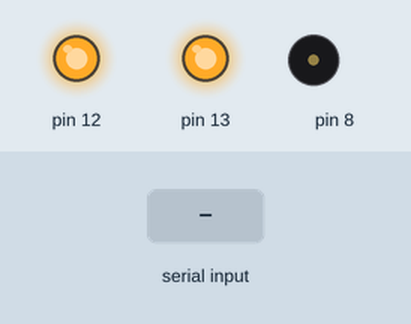
This sketch was run on a simulated Arduino Uno, built with avr-gcc and run on an emulated ATmega328P. Parts: output pins drawn as LEDs (lit = HIGH), buzzer (waves = sounding). The inputs (shaded band) are chosen by the test bench. What the sketch prints to the serial monitor is not drawn.

Above: at 1.2 s.
1.3 s: "R" received over Serial
At 8.7 s:
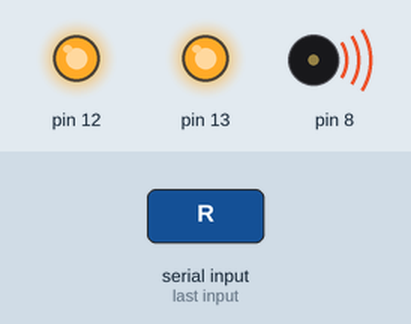
Timing chart, 0 to 10.3 s (numbered marks = the images above; inputs shaded):
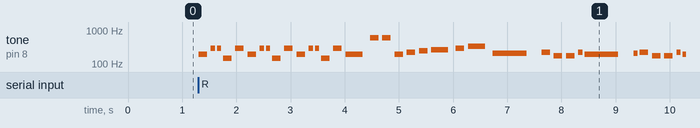

Measured:
- after the input at 1.3 s, tone on pin 8: plays 196 Hz for 0.16 s, 294 Hz for 0.08 s, 294 Hz for 0.08 s, 147 Hz for 0.16 s, 294 Hz for 0.16 s, 196 Hz for 0.16 s … (36 notes in this stretch), starting at once

The sketch:

LOCOMOTIVEMUSIC.ino
```cpp
#define NOTE_C3  131
#define NOTE_CS3 139
#define NOTE_D3  147
#define NOTE_DS3 156
#define NOTE_E3  165
#define NOTE_F3  175
#define NOTE_FS3 185
#define NOTE_G3  196
#define NOTE_GS3 208
#define NOTE_A3  220
#define NOTE_AS3 233
#define NOTE_B3  247
#define NOTE_C4  262
#define NOTE_CS4 277
#define NOTE_D4  294
#define NOTE_DS4 311
#define NOTE_E4  330
#define NOTE_D5  587

int const TEMPO = 5000;
int thisNote = 0;

int melody[] = {
  NOTE_G3, NOTE_D4, NOTE_D4, NOTE_D3, NOTE_D4, NOTE_G3, NOTE_D4, NOTE_D4, NOTE_D3, NOTE_D4, NOTE_G3, NOTE_D4, NOTE_D4, NOTE_D3, NOTE_D4, NOTE_G3, NOTE_D5, NOTE_D5,/*PART0*/NOTE_G3, NOTE_A3, NOTE_B3, NOTE_C4, NOTE_D4, NOTE_E4, NOTE_GS3,/*PART1*/ NOTE_A3, NOTE_F3, NOTE_F3, NOTE_A3, NOTE_G3, NOTE_GS3, NOTE_A3, NOTE_F3, NOTE_F3, NOTE_A3, NOTE_G3, /*PART2*/ NOTE_G3, NOTE_G3, NOTE_FS3, NOTE_G3, NOTE_FS3, NOTE_G3, NOTE_G3, NOTE_G3, NOTE_G3, NOTE_FS3, NOTE_G3, NOTE_FS3, NOTE_GS3, NOTE_GS3, /*PART3*/ NOTE_DS3, NOTE_F3, NOTE_FS3, NOTE_G3, NOTE_AS3, NOTE_F3, NOTE_G3,
  NOTE_G3, NOTE_D4, NOTE_D4, NOTE_D3, NOTE_D4, NOTE_G3, NOTE_D4, NOTE_D4, NOTE_D3, NOTE_D4, NOTE_G3, NOTE_D4, NOTE_D4, NOTE_D3, NOTE_D4, NOTE_G3, NOTE_D5, NOTE_D5,/*PART0*/NOTE_G3, NOTE_A3, NOTE_B3, NOTE_C4, NOTE_D4, NOTE_E4, NOTE_GS3,/*PART1*/ NOTE_A3, NOTE_F3, NOTE_F3, NOTE_A3, NOTE_G3, NOTE_GS3, NOTE_A3, NOTE_F3, NOTE_F3, NOTE_A3, NOTE_G3, /*PART2*/ NOTE_G3, NOTE_G3, NOTE_FS3, NOTE_G3, NOTE_FS3, NOTE_G3, NOTE_G3, NOTE_G3, NOTE_G3, NOTE_FS3, NOTE_G3, NOTE_FS3, NOTE_GS3, NOTE_GS3, /*PART3*/ NOTE_DS3, NOTE_F3, NOTE_FS3, NOTE_G3, NOTE_AS3, NOTE_F3, NOTE_G3,
  NOTE_G3, NOTE_D4, NOTE_D4, NOTE_D3, NOTE_D4, NOTE_G3, NOTE_D4, NOTE_D4, NOTE_D3, NOTE_D4, NOTE_G3, NOTE_D4, NOTE_D4, NOTE_D3, NOTE_D4, NOTE_G3, NOTE_D5, NOTE_D5,/*PART0*/NOTE_G3, NOTE_A3, NOTE_B3, NOTE_C4, NOTE_D4, NOTE_E4, NOTE_GS3,/*PART1*/ NOTE_A3, NOTE_F3, NOTE_F3, NOTE_A3, NOTE_G3, NOTE_GS3, NOTE_A3, NOTE_F3, NOTE_F3, NOTE_A3, NOTE_G3, /*PART2*/ NOTE_G3, NOTE_G3, NOTE_FS3, NOTE_G3, NOTE_FS3, NOTE_G3, NOTE_G3, NOTE_G3, NOTE_G3, NOTE_FS3, NOTE_G3, NOTE_FS3, NOTE_GS3, NOTE_GS3, /*PART3*/ NOTE_DS3, NOTE_F3, NOTE_FS3, NOTE_G3, NOTE_AS3, NOTE_F3, NOTE_G3,
  NOTE_G3, NOTE_D4, NOTE_D4, NOTE_D3, NOTE_D4, NOTE_G3, NOTE_D4, NOTE_D4, NOTE_D3, NOTE_D4, NOTE_G3, NOTE_D4, NOTE_D4, NOTE_D3, NOTE_D4, NOTE_G3, NOTE_D5, NOTE_D5,/*PART0*/NOTE_G3, NOTE_A3, NOTE_B3, NOTE_C4, NOTE_D4, NOTE_E4, NOTE_GS3,/*PART1*/ NOTE_A3, NOTE_F3, NOTE_F3, NOTE_A3, NOTE_G3, NOTE_GS3, NOTE_A3, NOTE_F3, NOTE_F3, NOTE_A3, NOTE_G3, /*PART2*/ NOTE_G3, NOTE_G3, NOTE_FS3, NOTE_G3, NOTE_FS3, NOTE_G3, NOTE_G3, NOTE_G3, NOTE_G3, NOTE_FS3, NOTE_G3, NOTE_FS3, NOTE_GS3, NOTE_GS3, /*PART3*/ NOTE_DS3, NOTE_F3, NOTE_FS3, NOTE_G3, NOTE_AS3, NOTE_F3, NOTE_G3, NOTE_GS3
};

int noteDurations[] = {
 32, 64, 64, 32, 32, 32, 64, 64, 32, 32, 32, 64, 64, 32, 32, 16, 32, 32, /*PART0*/32, 32, 32, 16, 32, 16, 8, /*PART1*/ 32, 32, 32, 64, 8, 64, 32, 32, 32, 64, 16, /*PART2*/ 96, 32, 96, 32, 64, 16, 8, 96, 32, 96, 32, 64, 16, 12,/*PART*/ 32, 32, 32, 16, 16, 16, 16,
 32, 64, 64, 32, 32, 32, 64, 64, 32, 32, 32, 64, 64, 32, 32, 16, 32, 32, /*PART0*/32, 32, 32, 16, 32, 16, 8, /*PART1*/ 32, 32, 32, 64, 8, 64, 32, 32, 32, 64, 16, /*PART2*/ 96, 32, 96, 32, 64, 16, 8, 96, 32, 96, 32, 64, 16, 12,/*PART*/ 32, 32, 32, 16, 16, 16, 16,
 32, 64, 64, 32, 32, 32, 64, 64, 32, 32, 32, 64, 64, 32, 32, 16, 32, 32, /*PART0*/32, 32, 32, 16, 32, 16, 8, /*PART1*/ 32, 32, 32, 64, 8, 64, 32, 32, 32, 64, 16, /*PART2*/ 96, 32, 96, 32, 64, 16, 8, 96, 32, 96, 32, 64, 16, 12,/*PART*/ 32, 32, 32, 16, 16, 16, 16,
 32, 64, 64, 32, 32, 32, 64, 64, 32, 32, 32, 64, 64, 32, 32, 16, 32, 32, /*PART0*/32, 32, 32, 16, 32, 16, 8, /*PART1*/ 32, 32, 32, 64, 8, 64, 32, 32, 32, 64, 16, /*PART2*/ 96, 32, 96, 32, 64, 16, 8, 96, 32, 96, 32, 64, 16, 12,/*PART*/ 32, 32, 32, 16, 16, 16, 16, 8
};

//melody = 266 notes

void setup() {

  Serial.begin(9600);
  Serial.setTimeout(5);
  Serial.print(sizeof(melody));

  pinMode(13, OUTPUT);
  pinMode(12, OUTPUT);
  digitalWrite(13, HIGH);
  digitalWrite(12, HIGH);

  //playSong();
}
void(* resetFunc) (void) = 0;//declare reset function at address 0

void loop() {
  //Serial.print(thisNote);
  //if(thisNote == sizeof(melody)/2)
  //{
  //  thisNote = 0;
  //  playSong();
  //  Serial.print("testerino");
  //}

  //in unreal?
  if (!Serial.available()) return;

  String str = Serial.readString();
  if(str == "R")
  {
    thisNote = 0;
    playSong();
  }
}

void playSong()
  {
  int melody_len = sizeof(melody)/sizeof(melody[0]);
  for (thisNote; thisNote < melody_len; thisNote++) {
    int noteDuration = TEMPO / noteDurations[thisNote];
    tone(8, melody[thisNote], noteDuration);
    int pauseBetweenNotes = noteDuration * 1.45;
    delay(pauseBetweenNotes);
    noTone(8);
  }
}
```
